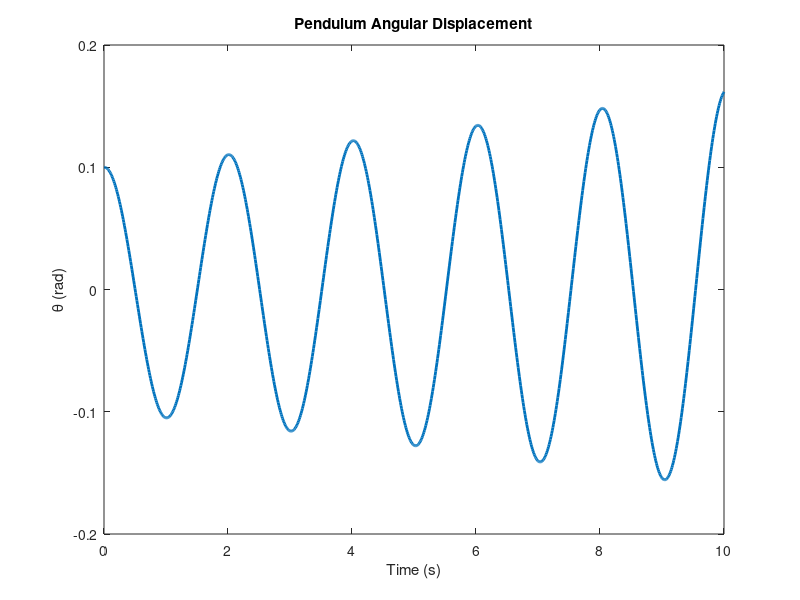

MATLAB code to generate this figure:
% Parameters
L = 1;                  % length (m)
g = 9.81;               % gravity (m/s^2)
theta0 = 0.1;           % initial angle (rad)
omega0 = 0;             % initial angular velocity (rad/s)

t = 0:0.01:10;          % time vector (0 to 10 s, step = 0.01)
dt = 0.01;              % time step

% Preallocate
theta = zeros(size(t));
omega = zeros(size(t));

% Initial conditions
theta(1) = theta0;
omega(1) = omega0;

% Simple Euler integration
for i = 1:length(t)-1
    theta_dd = -(g/L)*sin(theta(i));   % angular acceleration
    omega(i+1) = omega(i) + theta_dd*dt;
    theta(i+1) = theta(i) + omega(i)*dt;
end

% Plot angular displacement
plot(t, theta, 'LineWidth', 2);
xlabel('Time (s)');
ylabel('\theta (rad)');
title('Pendulum Angular Displacement');
